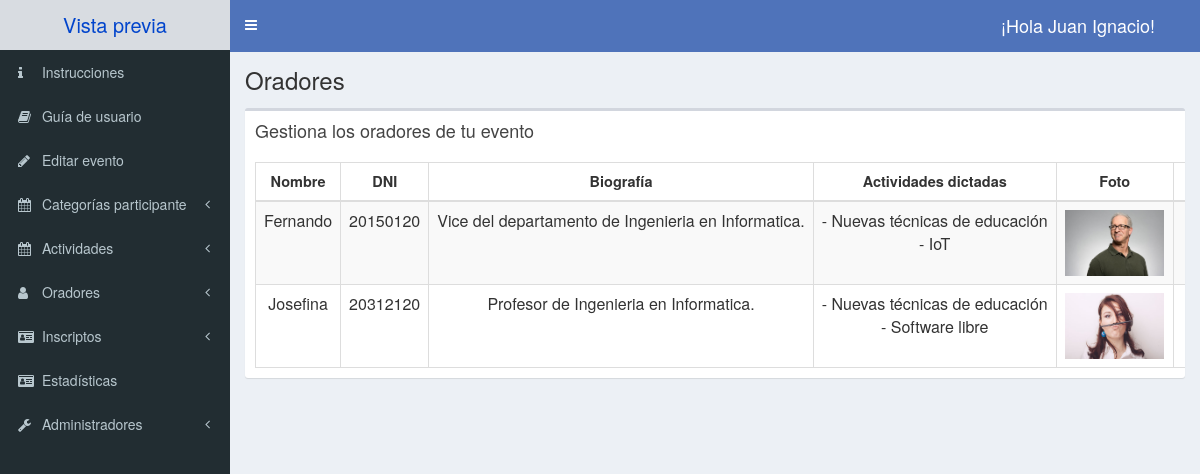
Screenshot of /admin/lista-oradores.php (signed in) with the database file from the repository.
### tables this page shows
CREATE TABLE orador(
    id_orador int NOT NULL AUTO_INCREMENT,
    id_evento int NOT NULL,
    dni int(8) UNSIGNED NOT NULL,
    nombre varchar(50) NOT NULL,
    apellido varchar(50) NOT NULL,
    biografia text(1000) NOT NULL,
    imagen varchar(50) not null,
    PRIMARY KEY(id_orador),
    FOREIGN KEY(id_evento) REFERENCES evento(id_evento) ON DELETE CASCADE
);

CREATE TABLE actividad(
    id_actividad int NOT NULL AUTO_INCREMENT,
    nombre_act varchar(100) NOT NULL,
    fecha DATE NOT NULL,
    hora_inicio time NOT NULL,
    hora_fin time NOT NULL,
    descripcion varchar(1000) NOT NULL,
    id_categoria INT NOT NULL,
    id_evento int NOT NULL,
    PRIMARY KEY(id_actividad),
    FOREIGN KEY(id_categoria) REFERENCES categoria_act(id_categoria) ON DELETE CASCADE,
    FOREIGN KEY(id_evento) REFERENCES evento(id_evento) ON DELETE CASCADE
);

### admin/lista-oradores.php (the view, shortened to what this page needs)
<?php
include_once 'templates/header.php';
$permiso = $_SESSION['permiso'];
$id_evento= $_SESSION['id_evento'];
?>
<body class="hold-transition skin-blue sidebar-mini">
  <div class="wrapper">
    <?php
    include_once 'templates/barra.php';
    ?>
    <?php
    include_once 'templates/navegacion.php';
    ?>
    <div class="content-wrapper">
      <section class="content-header">
        <h1>
          Oradores
        </h1>
      </section>
      <section class="content">
        <div class="row centrar-contenido">
          <div class="col-xs-12">
            <div class="box">
              <div class="box-header">
                <h3 class="box-title">Gestiona los oradores de tu evento</h3>
              </div>
              <div class="box-body table-responsive">
                <table id="registros" class="table table-bordered table-striped text-center">
                  <thead>
                    <tr>
                      <th class="col-xs-2">Nombre</th>
                      <th class="col-xs-1">DNI</th>
                      <th class="col-xs-3">Biografía</th>
                      <th class="col-xs-2">Actividades dictadas</th>
                      <th class="col-xs-1">Foto</th>
                      <th class="col-xs-1">Acciones</th>
                    </tr>
                  </thead>
                  <tbody>
                    <?php
                    try {
                      include_once 'funciones/funciones.php';
                      $sql = "
                      SELECT o.id_orador, o.nombre, o.apellido, o.dni, o.biografia, o.imagen
                      FROM orador o
                      WHERE o.id_evento=" . $id_evento;
                      $tuplas = $db->query($sql);
                    } catch (Exception $e) {
                      echo "Error: " . $e->getMessage();
                    }
                    while ($orador = $tuplas->fetch_assoc()) {
                    ?>
                      <tr>
                        <td><?php echo $orador['nombre']; ?></td>
                        <td><?php echo $orador['dni']; ?></td>
                        <td> <?php echo $orador['biografia']; ?></td>
                        <td> <?php
                          try {
                            $sql2 = "
                            SELECT a.nombre_act
                            FROM actividad a INNER JOIN dicta d ON a.id_actividad=d.id_actividad INNER JOIN orador o ON d.id_orador=o.id_orador
                            WHERE o.id_orador=" . $orador['id_orador'];
                            $tuplas_act = $db->query($sql2);
                          } catch (Exception $e) {
                            echo "Error: " . $e->getMessage();
                          }
                          while ($act = $tuplas_act->fetch_assoc()) {
                            echo "- " . $act['nombre_act'] . "<br>";
                          }
                        ?>
                        </td>
                        <td> <img style="width: 100px;" src="../img/<?php echo "evento_". $id_evento . "/" ?>oradores/<?php echo $orador['imagen']; ?>" alt=""></td>
                        <td>
                        </td>
                      </tr>
                    <?php
                    }
                    ?>
                </table>
              </div>
            </div>
          </div>
        </div>
      </section>
    </div>
    <?php
    include_once 'templates/footer.php';
    ?>

### admin/templates/header.php (shortened to what this page needs)
<!DOCTYPE html>
<html>
<head>
  <link rel="stylesheet" href="css/font-awesome.min.css">
  <link rel="stylesheet" href="css/ionicons.min.css">
  <link rel="stylesheet" href="css/dataTables.bootstrap.min.css">
  <link rel="stylesheet" href="css/AdminLTE.min.css">
  <link rel="stylesheet" href="css/skins/_all-skins.min.css">
  <link rel="stylesheet" href="css/bootstrap.min.css">
  <link rel="stylesheet" href="css/bootstrap-datepicker.min.css">
  <link rel="stylesheet" href="css/select2.min.css">
  <link rel="stylesheet" href="css/bootstrap-timepicker.min.css">
    <link rel="stylesheet" href="css/morris.css">
  <link rel="stylesheet" href="css/admin.css">
</head>

### admin/templates/barra.php (shortened to what this page needs)
<header class="main-header">
    <?php if (!$permiso){?>
      <?php $encrypt= openssl_encrypt($_SESSION['id_evento'],"AES-128-ECB","unmdp2021"); ?>
      <a href="../index.php?id=<?php echo urlencode($encrypt);?>" class="logo" target="_blank">
    <?php }else{?>
      <a class="logo" target="_blank">
      <?php }?>
      <span class="logo-lg"><b></b> Vista previa</span>
    </a>
    <nav class="navbar navbar-static-top">
      <a href="#" class="sidebar-toggle" data-toggle="push-menu" role="button">
      </a>
      <div class="navbar-custom-menu">
        <ul class="nav navbar-nav">
          <li class="dropdown user user-menu">
            <a href="#" class="dropdown-toggle" data-toggle="dropdown">
              <span class="hidden-xs" style="font-size:18px; padding-right:3rem;">¡Hola  <?php echo $_SESSION['nombre']; ?>!</span>
            </a>
          </li>
        </ul>
      </div>
    </nav>
  </header>

### admin/templates/navegacion.php (shortened to what this page needs)
<aside class="main-sidebar">
  <section class="sidebar">
    <ul class="sidebar-menu" data-widget="tree">
      <li class="treeview">
          <li>
            <a href="base-admin.php" id="instrucciones">
              <i class="fa fa-info"></i>
              <span>Instrucciones</span>
            </a>
          </li>
      </li>
      <li class="treeview">
        <li>
          <a href="" id="guia-user">
            <i class="fa fa-book"></i>
            <span>Guía de usuario</span>
          </a>
        </li>
      </li>
      <?php
      if (!$permiso) {
      ?>
        <li class="treeview">
          <li>
            <a href="editar-evento.php">
              <i class="fa fa-pencil"></i>
              <span>Editar evento</span>
            </a>
          </li>
        </li>
        <li class="treeview">
          <a href="#">
            <i class="fa fa-calendar"></i>
            <span>Categorías participante</span>
            <span class="pull-right-container">
              <i class="fa fa-angle-left pull-right"></i>
            </span>
          </a>
        </li>
        <li class="treeview">
          <a href="#">
            <i class="fa fa-calendar"></i>
            <span>Actividades</span>
            <span class="pull-right-container">
              <i class="fa fa-angle-left pull-right"></i>
            </span>
          </a>
        </li>
        <li class="treeview">
          <a href="#">
            <i class="fa fa-user"></i>
            <span>Oradores</span>
            <span class="pull-right-container">
              <i class="fa fa-angle-left pull-right"></i>
            </span>
          </a>
        </li>
        <li class="treeview">
          <a href="#">
            <i class="fa fa-id-card"></i>
            <span>Inscriptos</span>
            <span class="pull-right-container">
              <i class="fa fa-angle-left pull-right"></i>
            </span>
          </a>
        </li>
        <li class="treeview">
          <li>
            <a href="estadisticas-evento.php">
              <i class="fa fa-id-card"></i>
              <span>Estadísticas</span>
            </a>
          </li>
        </li>
        <li class="treeview">
          <a href="#">
            <i class="fa fa-wrench"></i>
            <span>Administradores</span>
            <span class="pull-right-container">
              <i class="fa fa-angle-left pull-right"></i>
            </span>
          </a>
        </li>
      <?php
      }
      ?>
    </ul>
  </section>
</aside>

### admin/templates/footer.php (shortened to what this page needs)
</div>
</body>
</html>

### admin/css/admin.css (style rules this page uses)
h1 { font-size: 30px; }
h3 { font-size: 20px; }
table td { font-size: 16px; }
table th { font-size: 14.5px; }
.centrar-contenido { display: flex; justify-content: center; }
#dtHorizontalVerticalExample th, td { white-space: nowrap; }
table img { width: 100px; height: 66px; object-fit: contain; object-position: center; }
.skin-blue .main-header .navbar { background-color: #4f73ba; }
.skin-blue .main-header .logo { background-color: #ecf0f5; color: #04c; border-bottom: 0 solid transparent; }

### rows the page displays
orador: nombre "Fernando", dni "20150120", biografia "Vice del departamento de Ingenieria en Informatica.", imagen (picture)
actividad: nombre_act "Nuevas técnicas de educación"
actividad: nombre_act "IoT"
orador: nombre "Josefina", dni "20312120", biografia "Profesor de Ingenieria en Informatica.", imagen (picture)
actividad: nombre_act "Software libre"

### other values shown
$_SESSION['nombre'] "Juan Ignacio"
